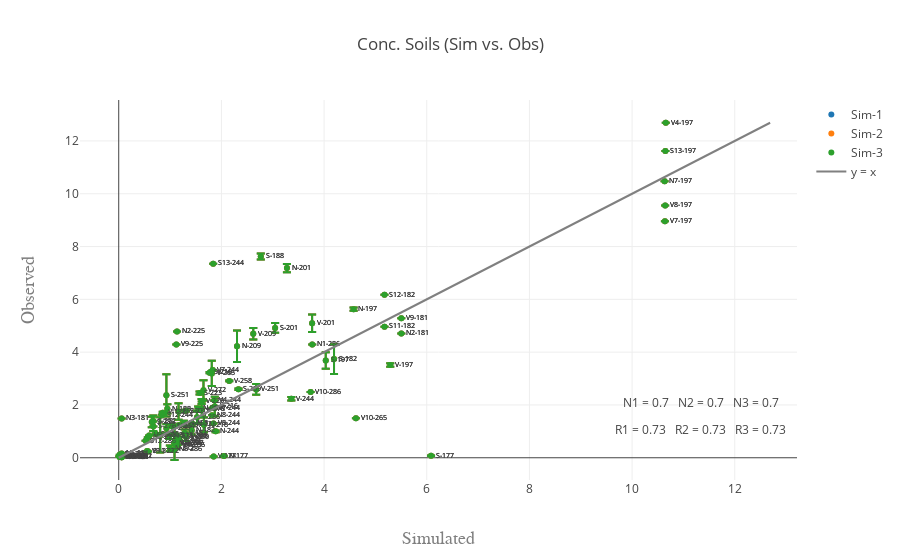

The code cell stored with this chart in its notebook:
### Code cell
test_var = 'ug.g'
sd = 'ug.g.SD'

data = []
for folder in range(1, folders + 1):
    df = conc_dat.loc[conc_dat['IDsim'] == ('Sim-' + str(folder))]
    #df = df.loc[df['Transect'] == 'V']
    trace = get_scatter(df, test_var, sd, name=('Sim-' + str(folder)))
    data.append(trace)
    
data.append(get_xy_line(conc_dat, test_var))

fig = go.Figure(data=data, layout=get_layout(conc_dat, test_var, folders, title='Conc. Soils (Sim vs. Obs)'))
iplot(fig)
